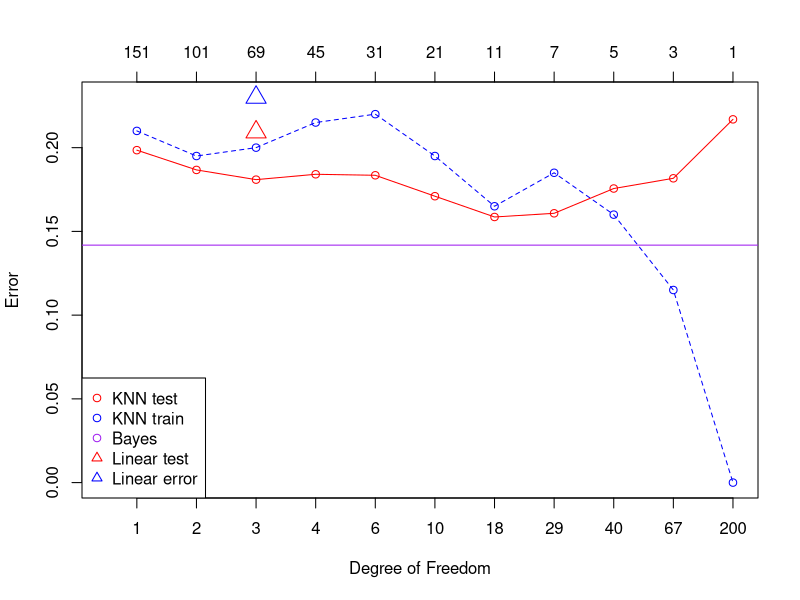

This chart was generated by the following R code:
#setting seed
set.seed(1821);

#Data Generation
#Generate the 20 centers, 10 for each group.
csize = 10;       # number of centers
p = 2;      
s = 1;      # sd for generating the centers within each class                    
m1 = matrix(rnorm(csize*p), csize, p)*s + cbind( rep(1,csize), rep(0,csize));
m0 = matrix(rnorm(csize*p), csize, p)*s + cbind( rep(0,csize), rep(1,csize));

#Generate training data.
n=100;  
# Randomly allocate the n samples for class 1  to the 10 clusters
id1 = sample(1:csize, n, replace = TRUE);
# Randomly allocate the n samples for class 1 to the 10 clusters
id0 = sample(1:csize, n, replace = TRUE);  

s= sqrt(1/5);                               # sd for generating x. 

traindata = matrix(rnorm(2*n*p), 2*n, p)*s + rbind(m1[id1,], m0[id0,])
Ytrain = factor(c(rep(1,n), rep(0,n)))

#Generate test data.
N = 5000;  
id1 = sample(1:csize, N, replace=TRUE);
id0 = sample(1:csize, N, replace=TRUE); 
testdata = matrix(rnorm(2*N*p), 2*N, p)*s + 
  rbind(m1[id1,], m0[id0,])
Ytest = factor(c(rep(1,N), rep(0,N)))

#Bayes Error
mixnorm=function(x){
  ## return the density ratio for a point x, where each 
  ## density is a mixture of normal with 10 components
  sum(exp(-apply((t(m1)-x)^2, 2, sum)*5/2))/sum(exp(-apply((t(m0)-x)^2, 2, sum)*5/2))
}

Ytest_pred_Bayes = apply(testdata, 1, mixnorm)
Ytest_pred_Bayes = as.numeric(Ytest_pred_Bayes > 1);
table(Ytest, Ytest_pred_Bayes); 
test.err.Bayes = sum(Ytest !=  Ytest_pred_Bayes) / (2*N)

#K-NN method
library(class) 

## Choice of the neighhood size. 
## Here I just use the values from the textbook
myk = c(151, 101, 69, 45, 31, 21, 11, 7, 5, 3, 1)
m = length(myk);

train.err.knn = rep(0,m);
test.err.knn = rep(0, m);

for( j in 1:m){
  Ytrain.pred = knn(traindata, traindata, Ytrain, k = myk[j])
  train.err.knn[j] = sum(Ytrain != Ytrain.pred)/(2*n)
  Ytest.pred = knn(traindata, testdata, Ytrain,k = myk[j])
  test.err.knn[j] = sum(Ytest != Ytest.pred)/(2*N)
}

#Least Sqaure Method
RegModel = lm(as.numeric(Ytrain) - 1 ~ traindata)
Ytrain_pred_LS = as.numeric(RegModel$fitted > 0.5)
Ytest_pred_LS = RegModel$coef[1] + RegModel$coef[2] * testdata[,1] + 
  RegModel$coef[3] * testdata[,2]
Ytest_pred_LS = as.numeric(Ytest_pred_LS > 0.5)

## cross tab for training data and training error
table(Ytrain, Ytrain_pred_LS);   
train.err.LS = sum(Ytrain !=  Ytrain_pred_LS) / (2*n);  

## cross tab for test data and test error
table(Ytest, Ytest_pred_LS);     
test.err.LS = sum(Ytest !=  Ytest_pred_LS) / (2*N);  

#Output pdf
pdf('AssignmentOutput_1_1821_twu38.pdf')

#Plot the Performance
plot(c(0.5,m), range(test.err.LS, train.err.LS, test.err.knn, train.err.knn),
     type="n", xlab="Degree of Freedom", ylab="Error", xaxt="n")

df = round((2*n)/myk)
axis(1, at = 1:m, labels = df)
axis(3, at = 1:m, labels = myk)

points(1:m, test.err.knn, col="red", pch=1);
lines(1:m, test.err.knn, col="red", lty=1);
points(1:m, train.err.knn, col="blue", pch=1);
lines(1:m, train.err.knn, col="blue", lty=2);

points(3, train.err.LS, pch=2, cex=2, col="blue")
points(3, test.err.LS, pch=2, cex=2, col="red")

abline(test.err.Bayes, 0, col="purple")

legend("bottomleft", pch = c(1,1,1,2,2), col = c("red", "blue","purple","red","blue"), 
       legend = c("KNN test", "KNN train", "Bayes","Linear test", "Linear error"))
dev.off()

